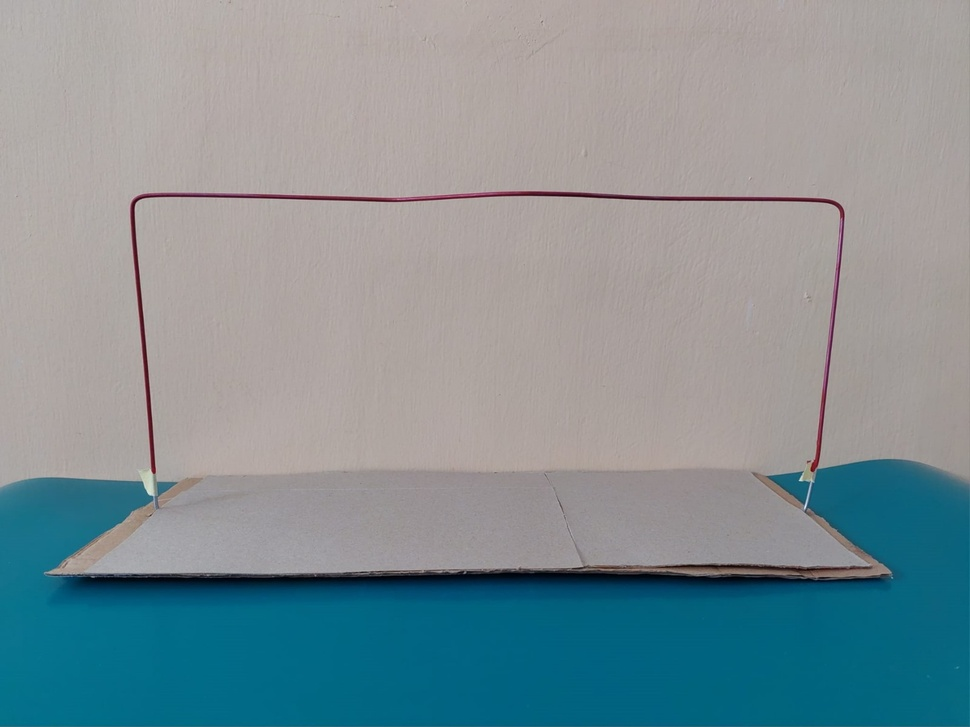
#> input picture Path Model/face_view.jpeg, 970 x 727 px, shrunk from 1600 x 1200 before the run
$ python 'new test3.py'
#> lines starting #> are read from the running program, lines starting #| are printed output that depends on the picture; after the words box and inside, x2 and y2 are one past the last pixel; in counts of white or black regions, pixels touching at a corner belong together
import cv2
import numpy as np


def filter_contours_by_size(contours, min_area, min_length):
    valid_contours = []
    for contour in contours:
        area = cv2.contourArea(contour)
        length = cv2.arcLength(contour, True)
        if area > min_area and length > min_length:
            valid_contours.append(contour)
    return valid_contours


def select_contour_and_calibrate(img, title):
    points = []

    def click_event(event, x, y, flags, param):
        if event == cv2.EVENT_LBUTTONDOWN:
            cv2.circle(img, (x, y), 5, (0, 0, 255), -1)
            points.append((x, y))
            if len(points) == 2:
                cv2.destroyAllWindows()

    cv2.imshow(title, img)
    cv2.setMouseCallback(title, click_event)
    cv2.waitKey(0)
    cv2.destroyAllWindows()

    return points


def process_image(path):
#> called with path = 'face_view.jpeg'
    img = cv2.imread(path)
#> img is the input picture: shape (727, 970, 3); mean B, G, R 149.6, 144.9, 128.7
    gray = cv2.cvtColor(img, cv2.COLOR_BGR2GRAY)
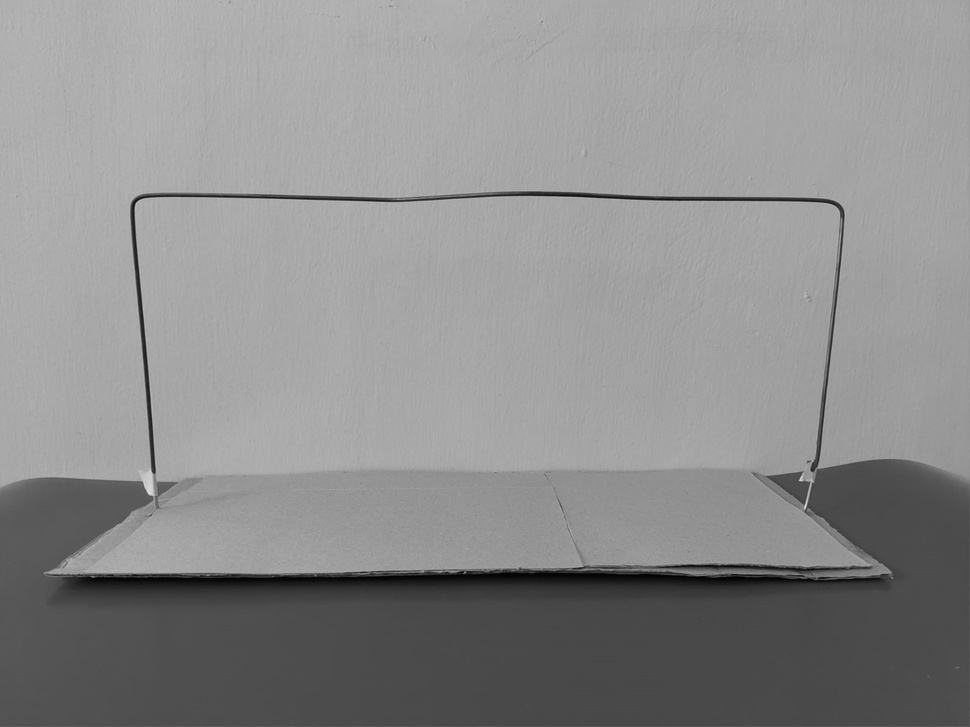
#> gray: shape (727, 970); min 1, max 236, mean 140.6
    # You might need to adjust the Canny thresholds and the blur level depending on your image
    blurred = cv2.GaussianBlur(gray, (5, 5), 0)
    edges = cv2.Canny(blurred, 50, 150)
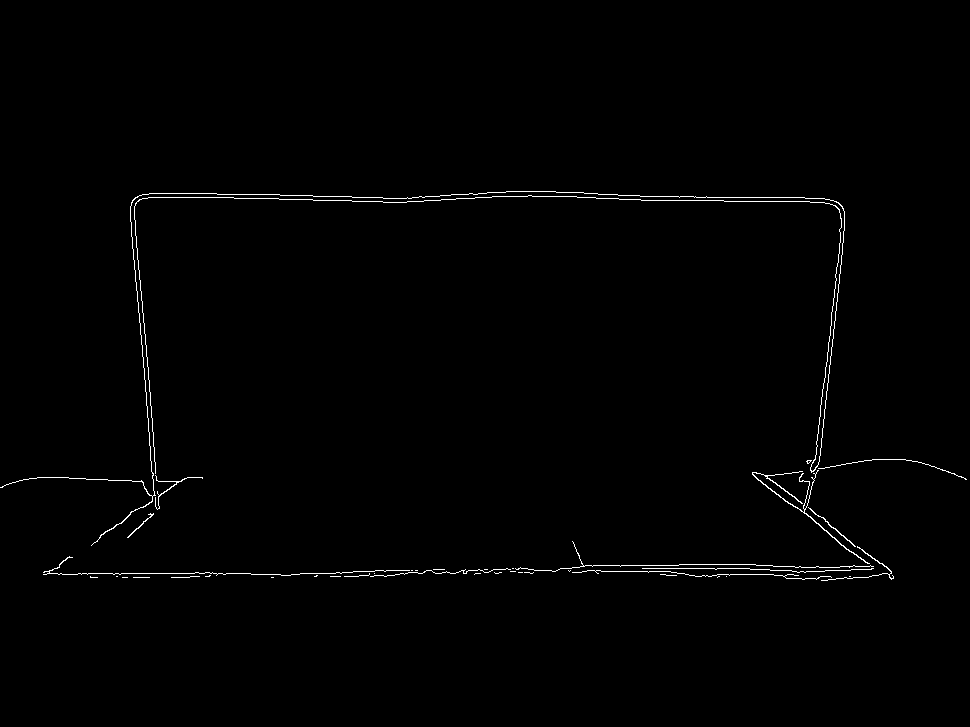
#> edges: shape (727, 970); 0.78% white in thin lines or dots, all inside (x1, y1, x2, y2) = (0, 191, 967, 581)
    contours, _ = cv2.findContours(edges, cv2.RETR_EXTERNAL, cv2.CHAIN_APPROX_SIMPLE)
#> contours = 39 contours, 33 with area under 20; largest, box (x1, y1, x2, y2) and area: (752, 470, 870, 564) 128, (0, 191, 845, 546) 74, (808, 507, 856, 547) 34, (821, 546, 894, 581) 28, (127, 513, 154, 538) 24, (155, 475, 203, 510) 21
    filtered_contours = filter_contours_by_size(contours, min_area=100, min_length=200)
#> the loop in filter_contours_by_size, `for contour in contours:` made 39 passes
#> (area, length) on passes 31, 33, 34, 35, 36, 39: (28, 262), (23.5, 80.47), (34, 128.7), (21, 221.2), (127.5, 722.6), (73.5, 5693.9)
#> after the loop in filter_contours_by_size, `for contour in contours:`: valid_contours = 1 contour; box (x1, y1, x2, y2) and area: (752, 470, 870, 564) 128
#> filtered_contours has the same summary as valid_contours in filter_contours_by_size

    # Allow user to select contour
    for contour in filtered_contours:
        img_copy = img.copy()
        cv2.drawContours(img_copy, [contour], -1, (0, 255, 0), 3)
        cv2.imshow("Select Contour", img_copy)
        if cv2.waitKey(0) == ord('y'):
            cv2.destroyAllWindows()
            # Allow user to select calibration points
            points = select_contour_and_calibrate(img_copy, "Select Two Points for Calibration")
            return contour, points
#> this loop made 1 pass; (key Esc is pressed on pass 1)
#> pass 1, in process_image, `cv2.imshow("Select Contour", img_copy)`:
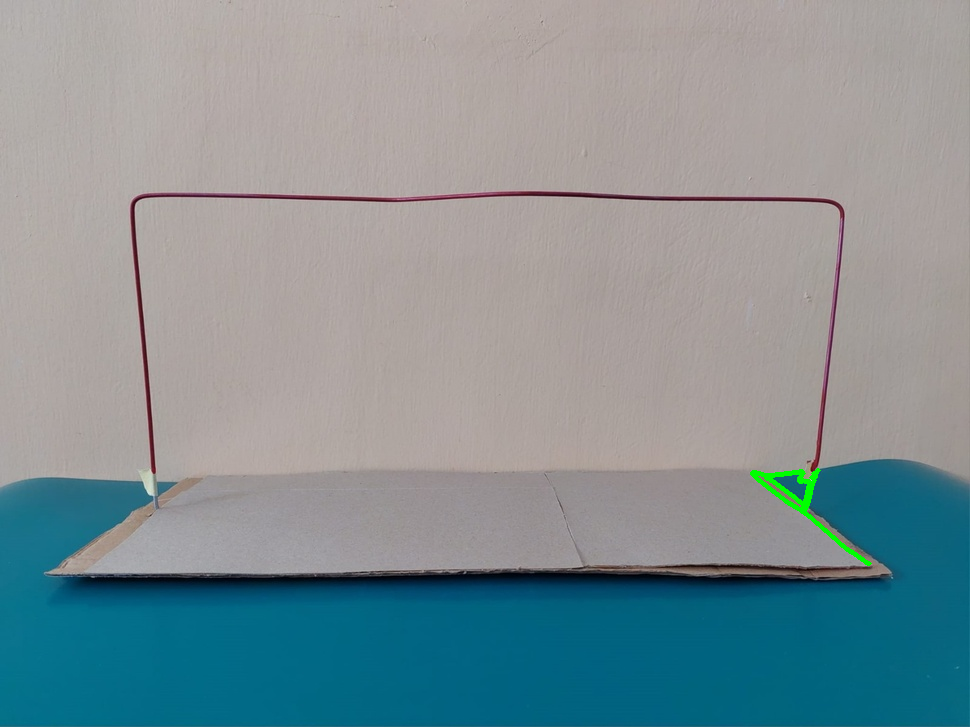
#> window 'Select Contour': shape (727, 970, 3); mean B, G, R 149.4, 145.2, 128.5
    cv2.destroyAllWindows()
    return None, None


# Usage
# Update the filename as per the correct image name
contour, calibration_points = process_image('face_view.jpeg')
if contour is not None:
    print("Contour selected and calibration points are set.")
else:
    print("No contour was selected.")
